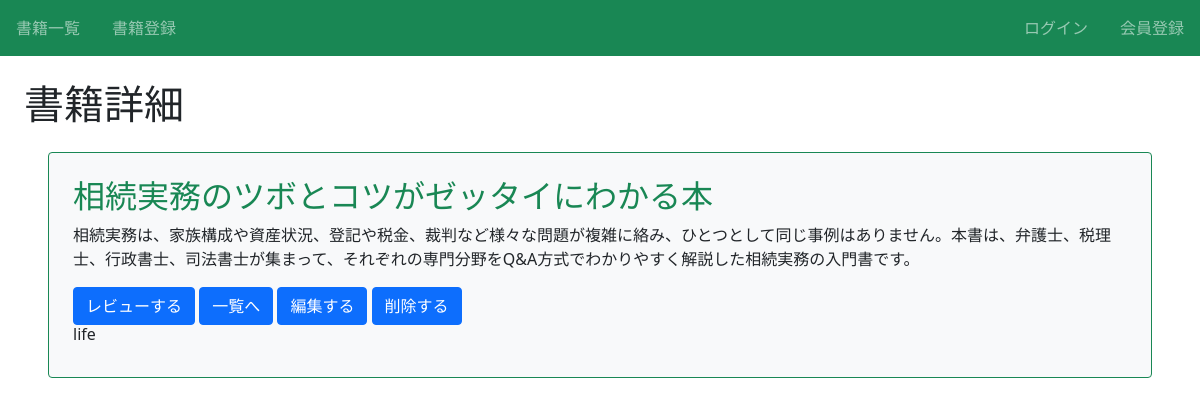
Screenshot of /book/9/detail/ (signed in) with the database file from the repository.
### book/models.py (models this page shows, shortened)
class Book(models.Model):
    title=models.CharField(max_length=100)
    text=models.TextField()
    thumbnail = models.ImageField(null=True, blank=True)
    category=models.CharField(
        max_length=100,
        choices=CATEGORY
        )
    user=models.ForeignKey('auth.user',on_delete=models.CASCADE)

### book/views.py (the view)
# urls.py: path('book/<int:pk>/detail/',views.DetailBookView.as_view(),name='detail-book'),
class DetailBookView(LoginRequiredMixin,DetailView):
    template_name='book/book_detail.html'
    model=Book

### book/templates/book/book_detail.html (shortened to what this page needs)
{% extends 'base.html' %}
{% block h1 %}書籍詳細{% endblock %}
{% block content %}
    <div class="p-4 m-4 bg-light border border-success rounded">
        <h2 class="text-success">{{ object.title }}</h2>
        <p>{{ object.text }}</p>
        <a href="{% url 'review' object.pk %}" class="btn btn-primary">レビューする</a>
        <a href="{% url 'list-book'  %}" class="btn btn-primary">一覧へ</a>
        <a href="{% url 'update-book' object.pk %}" class="btn btn-primary">編集する</a>
        <a href="{% url 'delete-book' object.pk %}" class="btn btn-primary">削除する</a>
        <h6 class="card-title">{{ object.category }}</h6>
    </div>
{% endblock content %}

### book/static/book/css/style.css (style rules this page uses)
a { text-decoration: none; }

### rows the page displays
Book: title "相続実務のツボとコツがゼッタイにわかる本", text "相続実務は、家族構成や資産状況、登記や税金、裁判など様々な問題が複雑に絡み、ひとつとして同じ事例はありません。本書は、弁護士、税理士、行政書士、司法書士が集まって、それぞれの専門分野をQ&A方式でわかりやすく解説した相続実務の入門書です。", category "life"
